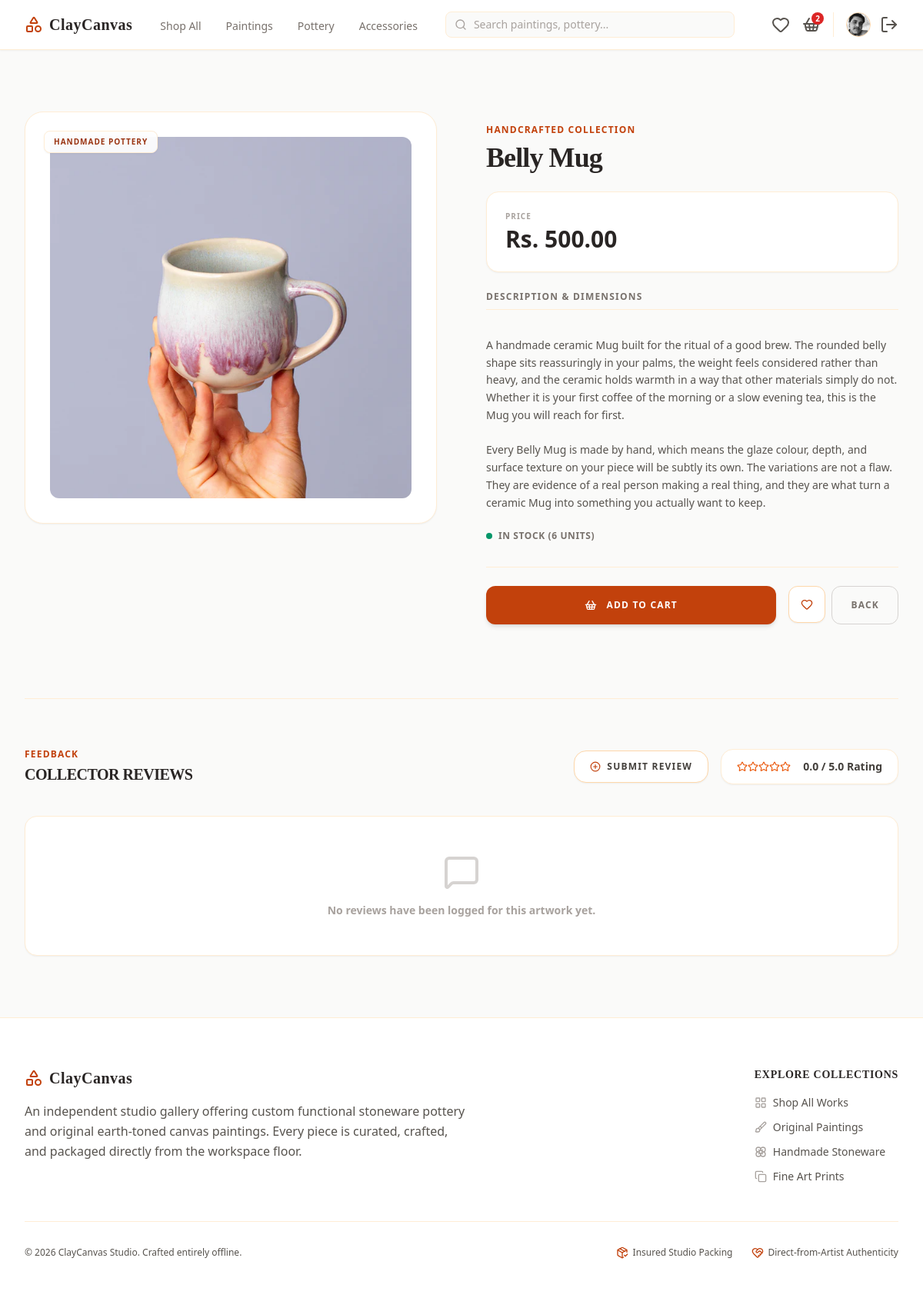
The page /products/3/ (signed in) on the database as committed earlier.
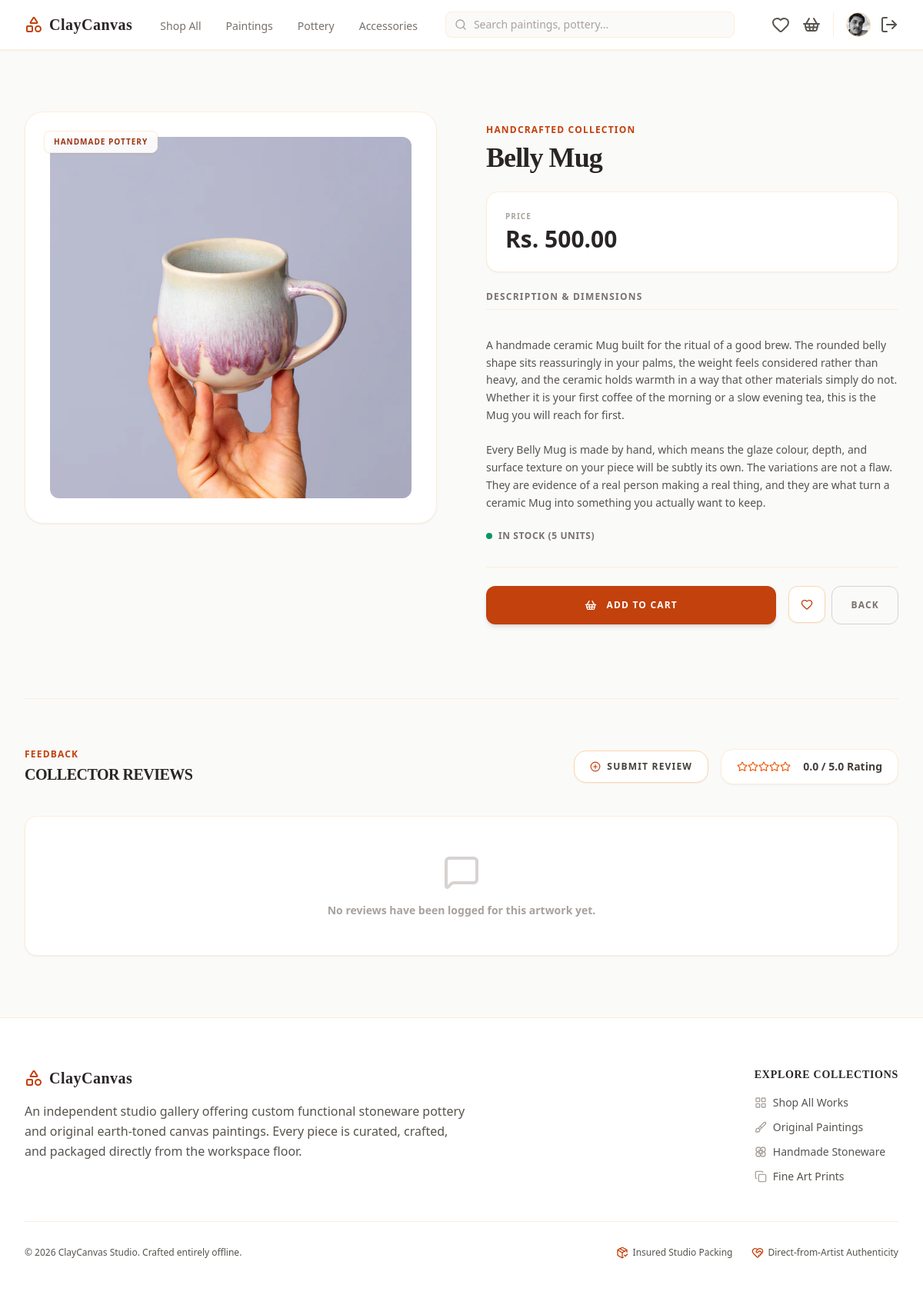
The same page on the database as committed later.
### cc_app/models.py (models this page shows, shortened)
class User(AbstractUser):
    phone = models.CharField(max_length=20, blank=True)
    address = models.TextField(blank=True)
    profile_picture = models.ImageField(upload_to='images/user/', blank=True, null=True)

class Cart(models.Model):
    customer = models.OneToOneField(User, on_delete=models.CASCADE, related_name='cart')

class Product(models.Model):
    class Category(models.TextChoices):
        PAINTINGS = 'paintings', 'Original Paintings'
        POTTERY = 'pottery', 'Handmade Pottery'
        CERAMICS = 'ceramics', 'Sculptures & Ceramics'
        PRINTS = 'prints', 'Canvas & Fine Art Prints'
        ACCESSORIES = 'accessories', 'Art Supplies & Displays'
    name = models.CharField(max_length=255)
    category = models.CharField(max_length=30, choices=Category.choices)
    description = models.TextField(help_text="Detailed description of the artwork, dimensions, and materials used.")
    price = models.DecimalField(max_digits=10, decimal_places=2)
    stock = models.PositiveIntegerField(default=1, help_text="Set to 1 for unique, original one-off masterworks.")
    product_image = models.ImageField(upload_to='images/products/')
    is_active = models.BooleanField(default=True)
    created_at = models.DateTimeField(auto_now_add=True)
    @property
    def average_rating(self):
        avg_rating = self.reviews.aggregate(avg_rating=models.Avg('rating'))['avg_rating']
        return round(avg_rating, 1) if avg_rating else 0.0

### cc_app/views/products_view.py (the view)
# urls.py: path('products/<int:product_id>/', single_product_view, name='single_product'),
@login_required
def single_product_view(request, product_id):
    try:
        product = Product.objects.get(id=product_id)
    except Product.DoesNotExist:
        messages.error(request, "Product not found.")
        return redirect('/products/')
    return render(request, 'main/single_product_page.html', {'product': product})

### cc_app/templates/main/single_product_page.html (shortened to what the changed rows need)
<!DOCTYPE html>
<html lang="en">
<head>
    {% load static %}
    <link href="{% static 'css/styles.css' %}" rel="stylesheet" />
</head>
<body class="bg-stone-50 text-stone-800 font-sans min-h-screen flex flex-col">
    {% include 'components/_navbar.html' %}
    <main class="flex-grow max-w-7xl w-full mx-auto px-4 sm:px-6 lg:px-8 py-12 lg:py-20 space-y-20">
        <div class="grid grid-cols-1 lg:grid-cols-2 gap-12 lg:gap-16 items-start w-full">
            <div class="w-full aspect-square bg-white border border-orange-100 rounded-3xl overflow-hidden flex items-center justify-center p-8 relative group shadow-sm">
                {% if product.product_image %}
                    <img src="{{ product.product_image.url }}" alt="{{ product.name }}" class="max-w-full max-h-full object-contain rounded-xl group-hover:scale-102 transition-transform duration-500">
                {% else %}
                    <div class="flex flex-col items-center justify-center text-center space-y-3">
                        <i data-lucide="camera" class="w-16 h-16 text-stone-300"></i>
                        <span class="text-xs uppercase tracking-widest text-stone-400 font-bold">No Artwork Imagery Available</span>
                    </div>
                {% endif %}
                <div class="absolute top-6 left-6 flex gap-2">
                    <span class="bg-white/90 border border-orange-100 backdrop-blur-md text-[10px] font-bold uppercase tracking-widest text-orange-800 px-3 py-1.5 rounded-lg shadow-sm">
                        {{ product.get_category_display }}
                    </span>
                </div>
            </div>
            <div class="flex flex-col justify-between h-full space-y-8 lg:py-4">
                <div class="space-y-6">
                    <div class="space-y-2">
                        <p class="text-xs font-bold uppercase tracking-widest text-orange-700">Handcrafted Collection</p>
                        <h1 class="text-3xl lg:text-4xl font-bold text-stone-950 tracking-tight leading-none font-serif">{{ product.name }}</h1>
                    </div>
                    <div class="p-6 bg-white border border-orange-100 rounded-2xl flex flex-col justify-center shadow-sm">
                        <div class="flex items-baseline gap-2">
                            <span class="text-3xl font-bold text-orange-950">Rs. {{ product.price|floatformat:2 }}</span>
                        </div>
                    </div>
                    <div class="space-y-3">
                        <h3 class="text-xs font-bold uppercase tracking-widest text-stone-500 border-b border-orange-100 pb-2">Description & Dimensions</h3>
                        <p class="text-sm text-stone-600 font-medium leading-relaxed whitespace-pre-line">
                            {{ product.description|default:"No description details provided for this artwork." }}
                        </p>
                    </div>
                    <div class="flex items-center gap-2 text-xs">
                        <span class="w-2 h-2 rounded-full {% if product.stock > 0 %}bg-emerald-600 shadow-lg shadow-emerald-600/30{% else %}bg-rose-600 shadow-lg shadow-rose-600/30{% endif %}"></span>
                        <span class="font-bold uppercase tracking-wider {% if product.stock > 0 %}text-stone-500{% else %}text-rose-600{% endif %}">
                            {% if product.stock > 0 %}
                                {% if product.stock == 1 %} Only 1 Unique Piece Available {% else %} In Stock ({{ product.stock }} units) {% endif %}
                            {% else %}
                                Out of Stock
                            {% endif %}
                        </span>
                    </div>
                </div>
            </div>
        </div>
        <div class="border-t border-orange-100 pt-16 space-y-10">
            <div class="flex flex-col md:flex-row justify-between items-start md:items-center gap-4">
                <div>
                    <h2 class="text-xs font-bold uppercase tracking-widest text-orange-700 mb-1">Feedback</h2>
                </div>
                <div class="flex flex-wrap items-center gap-4">
                    <div class="flex items-center gap-4 bg-white border border-orange-100 px-5 py-3 rounded-2xl shadow-sm">
                        <div class="text-orange-600 flex">
                            {% for i in "12345" %}
                                {% if forloop.counter <= product.average_rating %}
                                    <i data-lucide="star" class="w-3.5 h-3.5 fill-current"></i>
                                {% else %}
                                    <i data-lucide="star" class="w-3.5 h-3.5"></i>
                                {% endif %}
                            {% endfor %}
                        </div>
                        <span class="text-sm font-bold text-stone-700">{{ product.average_rating|default:"0.0" }} / 5.0 Rating</span>
                    </div>
                </div>
            </div>
        </div>
    </main>
</body>
</html>

### cc_app/templates/components/_navbar.html (shortened to what the changed rows need)
<nav class="bg-white border-b border-orange-100 sticky top-0 z-50 shadow-sm">
    <div class="max-w-7xl mx-auto px-4 sm:px-6 lg:px-8">
        <div class="flex justify-between h-16 items-center">
            <div class="flex items-center space-x-4">
                <a href="/cart/" class="text-stone-600 hover:text-orange-800 transition relative mr-2">
                    <i data-lucide="shopping-basket"></i>
                    {% if user.is_authenticated and user.cart.items.exists %}
                        <span class="absolute top-0 right-0 w-4 h-4 bg-red-600 text-white text-[10px] font-bold rounded-full flex items-center justify-center transform translate-x-1 -translate-y-1">
                            {{ user.cart.items.count }}
                        </span>
                    {% endif %}
                </a>
                {% if user.is_authenticated %}
                    <div class="flex items-center space-x-3 border-l border-orange-100 pl-4">
                        <a href="/profile/" class="block h-8 w-8 rounded-full overflow-hidden border border-orange-200 bg-orange-50 focus:outline-none">
                            {% if user.profile_picture %}
                                <img src="{{ user.profile_picture.url }}" alt="{{ user.username }}" class="h-full w-full object-cover">
                            {% else %}
                                <div class="h-full w-full flex items-center justify-center text-orange-800 font-bold text-sm bg-amber-100">
                                    {{ user.username|slice:":1"|upper }}
                                </div>
                            {% endif %}
                        </a>
                    </div>
                {% endif %}
            </div>
        </div>
    </div>
</nav>

Rows that differ between the two databases and show on the page:
shown differently, row unchanged: User: cart.items.count "2" → (not shown)
changed Product "Belly Mug": stock "6" → "5"
